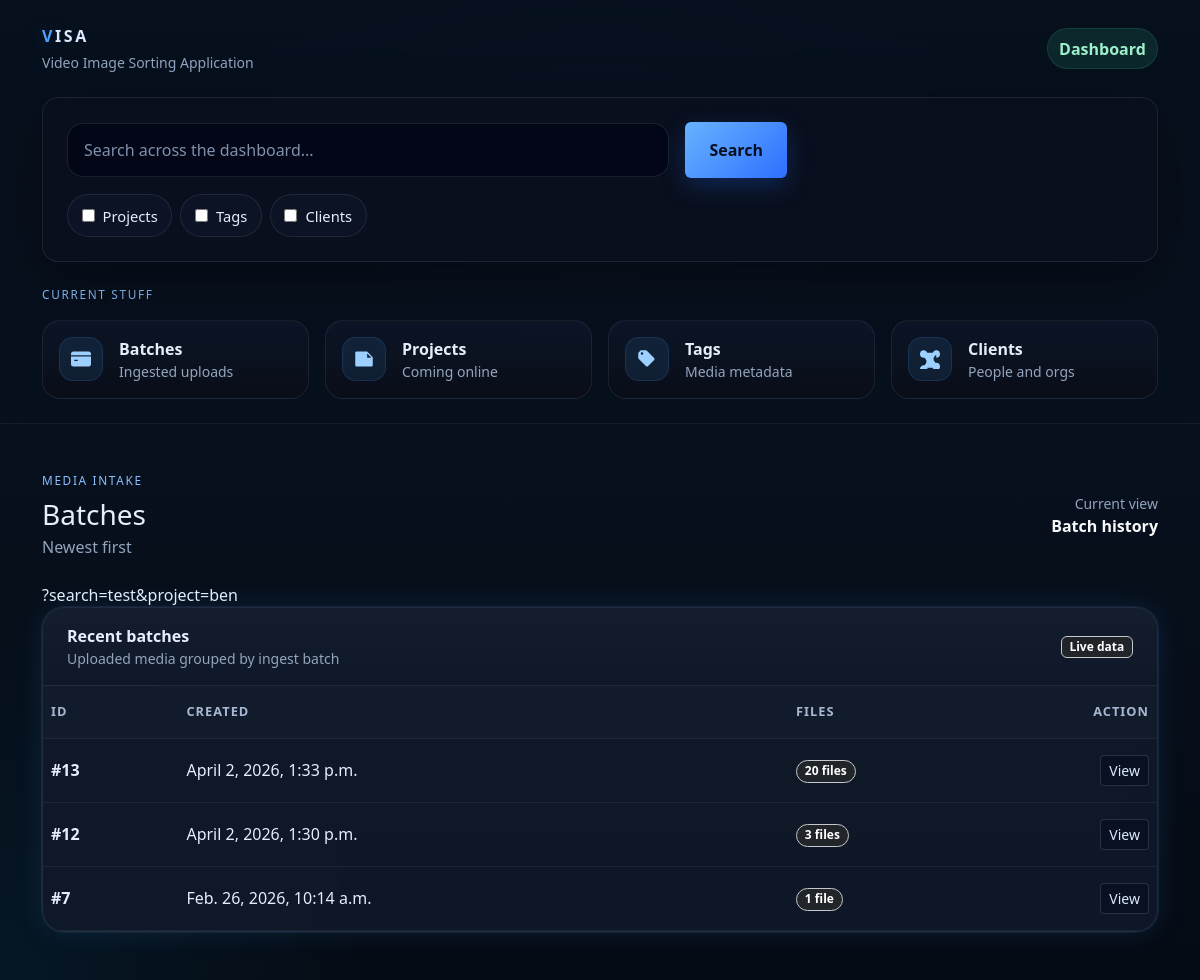
The page / on the database its author committed.
### base/models.py (models this page shows, shortened)
class Batch(models.Model):
    class Meta:
        verbose_name_plural = "Batches"
    created_at = models.DateTimeField(auto_now_add=True)
    closed_at = models.DateTimeField(null=True, blank=True)

### base/views.py (the view)
# urls.py: path("", views.dashboard_home, name="dashboard_home"),
def dashboard_home(request):
    empty_batch_ids = (
        Batch.objects
        .annotate(media_count=Count("media"))
        .filter(media_count=0)
        .values_list("id", flat=True)
    )
    Batch.objects.filter(id__in=empty_batch_ids).delete()
    batches = (
        Batch.objects
        .annotate(media_count=Count("media"))
        .order_by("-created_at")
    )
    return render(request, "base/dashboard_home.html", {"batches": batches})

### base/templates/base/dashboard_home.html (shortened to what this page needs)
{% extends "base/base.html" %}
{% block content %}
  <div class="d-flex flex-wrap justify-content-between align-items-center gap-3 mb-4">
    <div>
      <div class="section-label mb-2">Media intake</div>
      <h1 class="h3 mb-1">Batches</h1>
      <div class="muted">Newest first</div>
    </div>
    <div class="text-end">
      <div class="small muted">Current view</div>
      <div class="fw-semibold text-light">Batch history</div>
    </div>
  </div>
          ?search=test&project=ben
  <div class="visa-glass-soft card-visa">
    <div class="content-card-header px-4 py-3 d-flex justify-content-between align-items-center">
      <div>
        <div class="fw-semibold">Recent batches</div>
        <div class="small muted">Uploaded media grouped by ingest batch</div>
      </div>
      <span class="badge text-bg-dark border border-secondary-subtle">Live data</span>
    </div>
    <div class="table-responsive">
      <table class="table table-visa table-hover align-middle">
        <thead>
          <tr>
            <th>ID</th>
            <th>Created</th>
            <th>Files</th>
            <th class="text-end" style="width: 140px;">Action</th>
          </tr>
        </thead>
        <tbody>
          {% for batch in batches %}
            <tr>
              <td>
                <span class="fw-semibold">#{{ batch.id }}</span>
              </td>
              <td>{{ batch.created_at }}</td>
              <td>
                <span class="badge rounded-pill text-bg-dark border border-secondary-subtle">
                  {{ batch.media_count }} file{{ batch.media_count|pluralize }}
                </span>
              </td>
              <td class="text-end">
                <a
                  href="{% url 'dashboard_batch_detail' batch.id %}"
                  class="btn btn-sm btn-outline-visa"
                >
                  View
                </a>
              </td>
            </tr>
          {% empty %}
            <tr>
              <td colspan="4" class="text-center py-5">
                <div class="muted">No batches yet.</div>
              </td>
            </tr>
          {% endfor %}
        </tbody>
      </table>
    </div>
  </div>
{% endblock %}

### base/templates/base/base.html (style rules this page uses)
:root { --visa-bg: #07101d; --visa-bg-2: #0b1728; --visa-surface: rgba(10, 17, 30, 0.82); --visa-surface-2: rgba(16, 25, 42, 0.92); --visa-border: rgba(148, 163, 184, 0.14); --visa-border-strong: rgba(96, 165, 250, 0.28); --visa-text: #e5eefc; --visa-muted: #93a4bf; --visa-primary: #4da3ff; --visa-primary-2: #2563eb; --visa-success: #38d39f; --visa-shadow: 0 20px 60px rgba(0, 0, 0, 0.35); --visa-glow: 0 0 0 1px rgba(77, 163, 255, 0.10), 0 0 28px rgba(77, 163, 255, 0.12); --bs-body-bg: var(--visa-bg); --bs-body-color: var(--visa-text); --bs-border-color: var(--visa-border); --bs-primary: var(--visa-primary); --bs-secondary-color: var(--visa-muted); }
html, body { min-height: 100%; }
body { background: radial-gradient(circle at top center, rgba(59, 130, 246, 0.12), transparent 32%), radial-gradient(circle at bottom left, rgba(14, 165, 233, 0.08), transparent 24%), linear-gradient(180deg, #091220 0%, #07101d 45%, #050b14 100%); color: var(--visa-text); }
.visa-glass-soft { background: var(--visa-surface-2); border: 1px solid var(--visa-border); box-shadow: var(--visa-glow); backdrop-filter: blur(14px); -webkit-backdrop-filter: blur(14px); }
.section-label { font-size: .74rem; text-transform: uppercase; letter-spacing: .14em; color: #8abfff; }
.muted { color: var(--visa-muted) !important; }
.table-visa { --bs-table-bg: transparent; --bs-table-color: var(--visa-text); --bs-table-hover-color: var(--visa-text); --bs-table-hover-bg: rgba(77, 163, 255, 0.06); margin-bottom: 0; }
.table-visa thead th { color: #a7b8d3; font-size: .8rem; text-transform: uppercase; letter-spacing: .08em; font-weight: 600; border-bottom-color: rgba(148, 163, 184, 0.12); background: rgba(255,255,255,0.01); }
.table-visa td, .table-visa th { border-color: rgba(148, 163, 184, 0.10); padding-top: 1rem; padding-bottom: 1rem; }
.card-visa { border-radius: 22px; overflow: hidden; }
.btn-outline-visa { color: #dbeafe; border-color: rgba(148, 163, 184, 0.22); background: rgba(2, 6, 23, 0.36); }
.content-card-header { border-bottom: 1px solid rgba(148, 163, 184, 0.10); background: linear-gradient(180deg, rgba(255,255,255,.02), rgba(255,255,255,0)); }

### rows shown on the page
Batch: id "13", created_at "April 2, 2026, 1:33 p.m.", media_count "20"
Batch: id "12", created_at "April 2, 2026, 1:30 p.m.", media_count "3"
Batch: id "7", created_at "Feb. 26, 2026, 10:14 a.m.", media_count "1"
